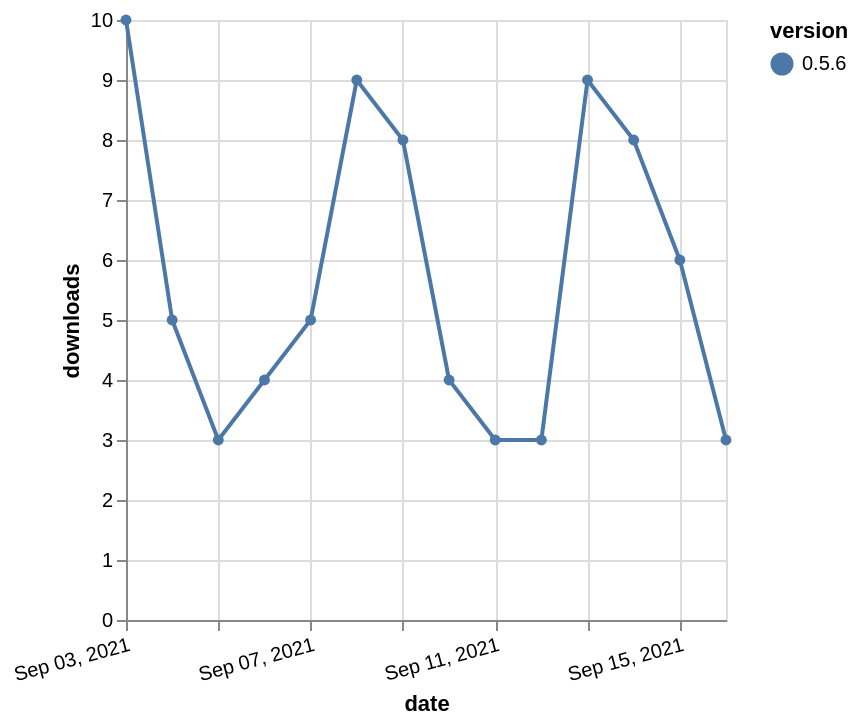

Describe this chart as a Vega-Lite specification.
### Vega-Lite specification from a JSON file in a GitHub repository (floating-point values rounded to 4 significant figures)
{"$schema": "https://vega.github.io/schema/vega-lite/v5.json", "description": "A simple bar chart with embedded data.", "data": {"values": [{"date": "2021-09-03", "total": 6687, "delta": 10, "version": "0.5.6"}, {"date": "2021-09-04", "total": 6692, "delta": 5, "version": "0.5.6"}, {"date": "2021-09-05", "total": 6695, "delta": 3, "version": "0.5.6"}, {"date": "2021-09-06", "total": 6699, "delta": 4, "version": "0.5.6"}, {"date": "2021-09-07", "total": 6704, "delta": 5, "version": "0.5.6"}, {"date": "2021-09-08", "total": 6713, "delta": 9, "version": "0.5.6"}, {"date": "2021-09-09", "total": 6721, "delta": 8, "version": "0.5.6"}, {"date": "2021-09-10", "total": 6725, "delta": 4, "version": "0.5.6"}, {"date": "2021-09-11", "total": 6728, "delta": 3, "version": "0.5.6"}, {"date": "2021-09-12", "total": 6731, "delta": 3, "version": "0.5.6"}, {"date": "2021-09-13", "total": 6740, "delta": 9, "version": "0.5.6"}, {"date": "2021-09-14", "total": 6748, "delta": 8, "version": "0.5.6"}, {"date": "2021-09-15", "total": 6754, "delta": 6, "version": "0.5.6"}, {"date": "2021-09-16", "total": 6757, "delta": 3, "version": "0.5.6"}]}, "width": "container", "mark": {"type": "line", "point": {"filled": true}}, "encoding": {"x": {"field": "date", "type": "temporal", "timeUnit": "yearmonthdate", "title": "date", "axis": {"labelAngle": -15}}, "y": {"field": "delta", "type": "quantitative", "title": "downloads"}, "color": {"field": "version", "type": "nominal"}, "tooltip": {"field": "delta"}}}
